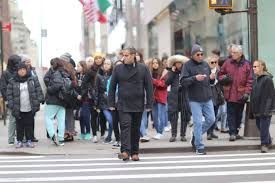
#> input picture scenes/chainer-caption/test3.jpg, 275 x 183 px
$ python -i image_loader.py   (imports and definitions only)   (older library calls are emulated)
#> lines starting #> are read from the running program, lines starting #| are printed output that depends on the picture
#!/usr/bin/env python
# -*- coding: utf-8 -*-

'''
The class to read and crop image and output as numpy array.

The implementatin is partly taken from the following
https://github.com/dsanno/chainer-recognize/blob/master/model.py#L32-L45
http://qiita.com/dsanno/items/2c9ccfc53b5019475e0e#画像をnumpy配列に変換する
'''
import imageio
import numpy as np
from PIL import Image
import scipy.misc


class Image_loader(object):
    def __init__(self,mean=None):

        #define mean
        #mean is a channelwise mean
        if mean == None:
            self.mean_image = np.zeros((3,1,1))
        elif mean == "imagenet":
            mean_image = np.ndarray((3, 224, 224), dtype=np.float32)
            mean_image[0] = 103.939
            mean_image[1] = 116.779
            mean_image[2] = 123.68
            self.mean_image = mean_image
        else:
            self.mean_image = mean#user specified mean

    def load(self,image_path,image_w=224,image_h=224,expand_batch_dim=True):
        '''
        given path, load and resize.
        the output will be croped image whose size is image_w x image_h
        '''
#> called with image_path = '../test3.jpg', image_w = 224, image_h = 224, expand_batch_dim = True
        image = Image.open(image_path).convert('RGB')
#> image is the input picture: PIL image 275x183 RGB; mean R, G, B 144.5, 142.2, 144.8
        return self.resise(image,image_w,image_h,expand_batch_dim)

    def resise(self,image,image_w=224,image_h=224,expand_batch_dim=True):
        '''
        given image numpy array, resize
        the output will be croped image whose size is image_w x image_h
        '''
#> called with image_w = 224, image_h = 224, expand_batch_dim = True
        w, h = image.size
#> w = 275; h = 183
        if w > h:
            shape = (image_w * w // h, image_h)
#> shape = (336, 224)
        else:
            shape = (image_w, image_h * h // w)
        x = (shape[0] - image_w) // 2
#> x = 56
        y = (shape[1] - image_h) // 2
#> y = 0
        pixels = np.asarray(image.resize(shape).crop((x, y, x + image_w, y + image_h))).astype(np.float32)
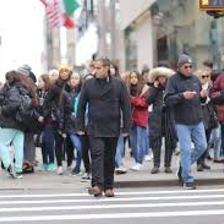
#> pixels: shape (224, 224, 3) float32; mean R, G, B 143.3, 141.3, 145
        pixels = pixels[:,:,::-1].transpose(2,0,1)
        pixels -= self.mean_image
        if expand_batch_dim:
            return pixels.reshape((1,) + pixels.shape)
        else:
            return pixels
    #not working
    def save(self,np_image,file_path):
        '''
        given numpy array (that is generated by self.resise() ), save it into file

        '''
        np_image=np_image.transpose(1,2,0)[:,:,::-1]#reverse rgb channel and tensor shape
        scipy.misc.imsave(file_path, np_image)

    def save2(self,np_image,file_path):
        imageio.imwrite(file_path, np_image)


>>> result = Image_loader().load('../test3.jpg')

$ run again, on scenes/chainer-caption/test4.jpg
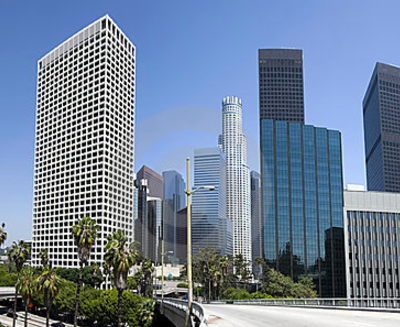
#> input picture scenes/chainer-caption/test4.jpg, 400 x 327 px
#> in resise, `pixels = np.asarray(image.resize(shape).crop((x, y, x + image_w, y + i..`:
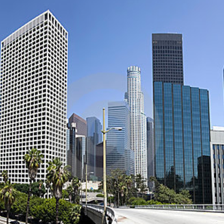
#> pixels: shape (224, 224, 3) float32; mean R, G, B 114.3, 130.7, 151.4

$ run again, on scenes/chainer-caption/test5.jpg
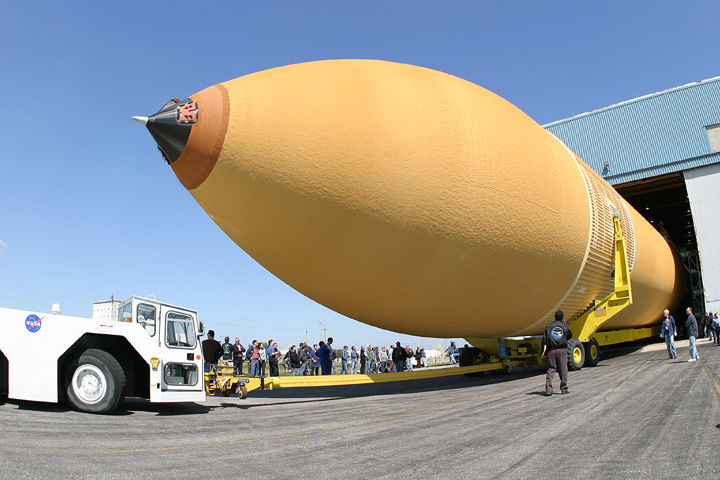
#> input picture scenes/chainer-caption/test5.jpg, 720 x 480 px
#> in load, image is the input picture: PIL image 720x480 RGB; mean R, G, B 149.7, 150.2, 147.6
#> in resise, `pixels = np.asarray(image.resize(shape).crop((x, y, x + image_w, y + i..`:
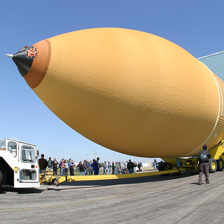
#> pixels: shape (224, 224, 3) float32; mean R, G, B 154.9, 148.1, 135.8

$ run again, on scenes/chainer-caption/sample.png
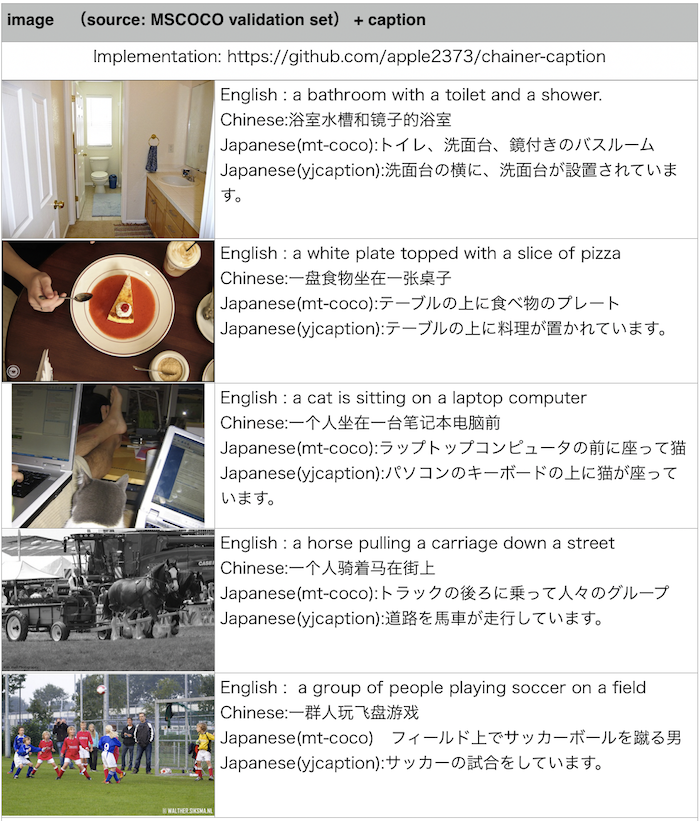
#> input picture scenes/chainer-caption/sample.png, 700 x 821 px
#> in resise, `pixels = np.asarray(image.resize(shape).crop((x, y, x + image_w, y + i..`:
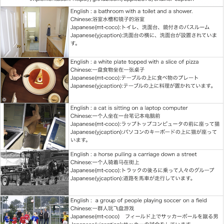
#> pixels: shape (224, 224, 3) float32; mean R, G, B 207.4, 204.5, 202
